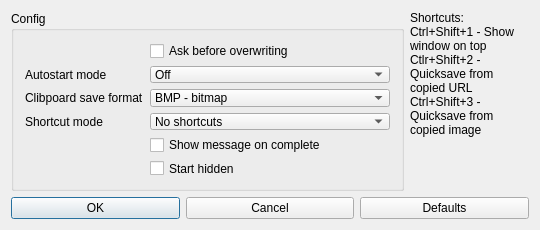
<?xml version="1.0" encoding="UTF-8"?>
<ui version="4.0">
 <class>ProgramConfigDialog</class>
 <widget class="QDialog" name="ProgramConfigDialog">
  <property name="geometry">
   <rect>
    <x>0</x>
    <y>0</y>
    <width>540</width>
    <height>230</height>
   </rect>
  </property>
  <property name="sizePolicy">
   <sizepolicy hsizetype="Fixed" vsizetype="Fixed">
    <horstretch>0</horstretch>
    <verstretch>0</verstretch>
   </sizepolicy>
  </property>
  <property name="minimumSize">
   <size>
    <width>540</width>
    <height>230</height>
   </size>
  </property>
  <property name="maximumSize">
   <size>
    <width>540</width>
    <height>230</height>
   </size>
  </property>
  <property name="windowTitle">
   <string>MemeCollector</string>
  </property>
  <layout class="QGridLayout" name="gridLayout_2">
   <item row="0" column="0">
    <layout class="QGridLayout" name="gridLayout_3">
     <item row="0" column="0">
      <widget class="QGroupBox" name="groupBox">
       <property name="title">
        <string>Config</string>
       </property>
       <layout class="QGridLayout" name="gridLayout">
        <item row="2" column="0">
         <widget class="QLabel" name="clipboardSaveLabel">
          <property name="text">
           <string>Clibpoard save format</string>
          </property>
         </widget>
        </item>
        <item row="2" column="1">
         <widget class="QComboBox" name="clipboardSave">
          <item>
           <property name="text">
            <string>BMP - bitmap</string>
           </property>
          </item>
          <item>
           <property name="text">
            <string>JPEG - lossy image</string>
           </property>
          </item>
          <item>
           <property name="text">
            <string>PNG - portable network graphics</string>
           </property>
          </item>
         </widget>
        </item>
        <item row="3" column="1">
         <widget class="QComboBox" name="shortcutMode">
          <item>
           <property name="text">
            <string>No shortcuts</string>
           </property>
          </item>
          <item>
           <property name="text">
            <string>Show window shortcut</string>
           </property>
          </item>
          <item>
           <property name="text">
            <string>Show window and quicksave shortcuts</string>
           </property>
          </item>
         </widget>
        </item>
        <item row="5" column="1">
         <widget class="QCheckBox" name="startHidden">
          <property name="text">
           <string>Start hidden</string>
          </property>
         </widget>
        </item>
        <item row="3" column="0">
         <widget class="QLabel" name="shortcutModeLabel">
          <property name="text">
           <string>Shortcut mode</string>
          </property>
         </widget>
        </item>
        <item row="1" column="1">
         <widget class="QComboBox" name="autostartMode">
          <item>
           <property name="text">
            <string>Off</string>
           </property>
          </item>
          <item>
           <property name="text">
            <string>On</string>
           </property>
          </item>
          <item>
           <property name="text">
            <string>On - Hidden</string>
           </property>
          </item>
         </widget>
        </item>
        <item row="0" column="1">
         <widget class="QCheckBox" name="askBefore">
          <property name="text">
           <string>Ask before overwriting</string>
          </property>
         </widget>
        </item>
        <item row="1" column="0">
         <widget class="QLabel" name="autostartModeLabel">
          <property name="text">
           <string>Autostart mode</string>
          </property>
         </widget>
        </item>
        <item row="4" column="1">
         <widget class="QCheckBox" name="showMsgOnComplete">
          <property name="text">
           <string>Show message on complete</string>
          </property>
         </widget>
        </item>
       </layout>
      </widget>
     </item>
     <item row="0" column="1">
      <widget class="QLabel" name="shortcutsDescription">
       <property name="text">
        <string>Shortcuts:
Ctrl+Shift+1 - Show window on top
Ctlr+Shift+2 - Quicksave from copied URL
Ctrl+Shift+3 - Quicksave from copied image</string>
       </property>
       <property name="alignment">
        <set>Qt::AlignLeading|Qt::AlignLeft|Qt::AlignTop</set>
       </property>
       <property name="wordWrap">
        <bool>true</bool>
       </property>
      </widget>
     </item>
    </layout>
   </item>
   <item row="1" column="0">
    <layout class="QHBoxLayout" name="horizontalLayout">
     <item>
      <widget class="QPushButton" name="buttonOK">
       <property name="text">
        <string>OK</string>
       </property>
       <property name="default">
        <bool>true</bool>
       </property>
      </widget>
     </item>
     <item>
      <widget class="QPushButton" name="buttonCancel">
       <property name="text">
        <string>Cancel</string>
       </property>
       <property name="autoDefault">
        <bool>true</bool>
       </property>
      </widget>
     </item>
     <item>
      <widget class="QPushButton" name="buttonDefaults">
       <property name="text">
        <string>Defaults</string>
       </property>
       <property name="autoDefault">
        <bool>true</bool>
       </property>
      </widget>
     </item>
    </layout>
   </item>
  </layout>
 </widget>
 <layoutdefault spacing="6" margin="11"/>
 <resources/>
 <connections/>
</ui>
